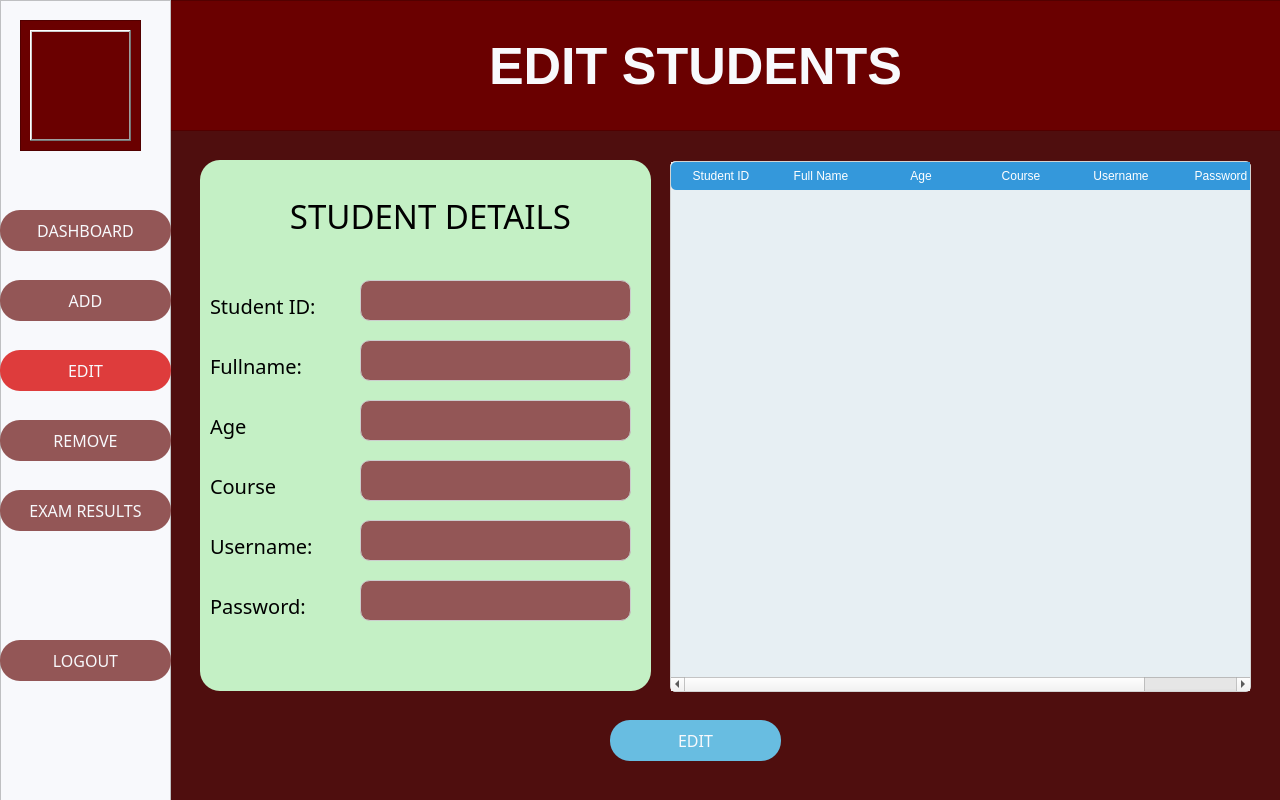
<?xml version="1.0" encoding="UTF-8"?>
<ui version="4.0">
 <class>AdminEdit</class>
 <widget class="QMainWindow" name="AdminEdit">
  <property name="geometry">
   <rect>
    <x>0</x>
    <y>0</y>
    <width>1280</width>
    <height>800</height>
   </rect>
  </property>
  <property name="minimumSize">
   <size>
    <width>1280</width>
    <height>800</height>
   </size>
  </property>
  <property name="maximumSize">
   <size>
    <width>1280</width>
    <height>800</height>
   </size>
  </property>
  <property name="windowTitle">
   <string>MainWindow</string>
  </property>
  <widget class="QWidget" name="centralwidget">
   <property name="styleSheet">
    <string notr="true">QWidget#centralwidget {
	background-color: #4F0E0E;
}</string>
   </property>
   <widget class="QFrame" name="frame1">
    <property name="geometry">
     <rect>
      <x>170</x>
      <y>0</y>
      <width>1111</width>
      <height>131</height>
     </rect>
    </property>
    <property name="styleSheet">
     <string notr="true">QWidget#frame1 {
	background-color: #6A0000;
}</string>
    </property>
    <property name="frameShape">
     <enum>QFrame::StyledPanel</enum>
    </property>
    <property name="frameShadow">
     <enum>QFrame::Raised</enum>
    </property>
    <widget class="QLabel" name="label">
     <property name="geometry">
      <rect>
       <x>170</x>
       <y>30</y>
       <width>711</width>
       <height>71</height>
      </rect>
     </property>
     <property name="font">
      <font>
       <pointsize>39</pointsize>
       <bold>true</bold>
      </font>
     </property>
     <property name="styleSheet">
      <string notr="true">QLabel {
	color: #F8F9FC
}</string>
     </property>
     <property name="text">
      <string>EDIT STUDENTS</string>
     </property>
     <property name="alignment">
      <set>Qt::AlignCenter</set>
     </property>
    </widget>
   </widget>
   <widget class="QFrame" name="frame2">
    <property name="geometry">
     <rect>
      <x>0</x>
      <y>0</y>
      <width>171</width>
      <height>801</height>
     </rect>
    </property>
    <property name="styleSheet">
     <string notr="true">QWidget#frame2 {
	background-color: #F8F9FC;
}</string>
    </property>
    <property name="frameShape">
     <enum>QFrame::StyledPanel</enum>
    </property>
    <property name="frameShadow">
     <enum>QFrame::Raised</enum>
    </property>
    <widget class="QPushButton" name="dashboardButton">
     <property name="geometry">
      <rect>
       <x>0</x>
       <y>210</y>
       <width>171</width>
       <height>41</height>
      </rect>
     </property>
     <property name="font">
      <font>
       <family>Century Gothic</family>
       <pointsize>-1</pointsize>
      </font>
     </property>
     <property name="styleSheet">
      <string notr="true">QPushButton {
    background-color: #935656;
    border: none;
    color: #F8F9FC;
    padding: 10px 20px;
    border-radius: 20px;
    font-size: 16px;
}

QPushButton:hover {
    background-color: #DE3C3C;
	color: white;
}</string>
     </property>
     <property name="text">
      <string>DASHBOARD</string>
     </property>
     <property name="autoDefault">
      <bool>false</bool>
     </property>
     <property name="default">
      <bool>false</bool>
     </property>
     <property name="flat">
      <bool>false</bool>
     </property>
    </widget>
    <widget class="QPushButton" name="addButton">
     <property name="geometry">
      <rect>
       <x>0</x>
       <y>280</y>
       <width>171</width>
       <height>41</height>
      </rect>
     </property>
     <property name="font">
      <font>
       <family>Century Gothic</family>
       <pointsize>-1</pointsize>
      </font>
     </property>
     <property name="styleSheet">
      <string notr="true">QPushButton {
    background-color: #935656;
    border: none;
    color: #F8F9FC;
    padding: 10px 20px;
    border-radius: 20px;
    font-size: 16px;
}

QPushButton:hover {
    background-color: #DE3C3C;
	color: white;
}</string>
     </property>
     <property name="text">
      <string>ADD</string>
     </property>
     <property name="autoDefault">
      <bool>false</bool>
     </property>
     <property name="default">
      <bool>false</bool>
     </property>
     <property name="flat">
      <bool>false</bool>
     </property>
    </widget>
    <widget class="QPushButton" name="editButton">
     <property name="geometry">
      <rect>
       <x>0</x>
       <y>350</y>
       <width>171</width>
       <height>41</height>
      </rect>
     </property>
     <property name="font">
      <font>
       <family>Century Gothic</family>
       <pointsize>-1</pointsize>
      </font>
     </property>
     <property name="styleSheet">
      <string notr="true">QPushButton {
    background-color: #DE3C3C;
    border: none;
    color: #F8F9FC;
    padding: 10px 20px;
    border-radius: 20px;
    font-size: 16px;
}

QPushButton:hover {
    background-color: #DE3C3C;
	color: white;
}</string>
     </property>
     <property name="text">
      <string>EDIT</string>
     </property>
     <property name="autoDefault">
      <bool>false</bool>
     </property>
     <property name="default">
      <bool>false</bool>
     </property>
     <property name="flat">
      <bool>false</bool>
     </property>
    </widget>
    <widget class="QPushButton" name="removeButton">
     <property name="geometry">
      <rect>
       <x>0</x>
       <y>420</y>
       <width>171</width>
       <height>41</height>
      </rect>
     </property>
     <property name="font">
      <font>
       <family>Century Gothic</family>
       <pointsize>-1</pointsize>
      </font>
     </property>
     <property name="styleSheet">
      <string notr="true">QPushButton {
    background-color: #935656;
    border: none;
    color: #F8F9FC;
    padding: 10px 20px;
    border-radius: 20px;
    font-size: 16px;
}

QPushButton:hover {
    background-color: #DE3C3C;
	color: white;
}</string>
     </property>
     <property name="text">
      <string>REMOVE</string>
     </property>
     <property name="autoDefault">
      <bool>false</bool>
     </property>
     <property name="default">
      <bool>false</bool>
     </property>
     <property name="flat">
      <bool>false</bool>
     </property>
    </widget>
    <widget class="QPushButton" name="logoutButton">
     <property name="geometry">
      <rect>
       <x>0</x>
       <y>640</y>
       <width>171</width>
       <height>41</height>
      </rect>
     </property>
     <property name="font">
      <font>
       <family>Century Gothic</family>
       <pointsize>-1</pointsize>
      </font>
     </property>
     <property name="styleSheet">
      <string notr="true">QPushButton {
    background-color: #935656;
    border: none;
    color: #F8F9FC;
    padding: 10px 20px;
    border-radius: 20px;
    font-size: 16px;
}

QPushButton:hover {
    background-color: #DE3C3C;
	color: white;
}</string>
     </property>
     <property name="text">
      <string>LOGOUT</string>
     </property>
     <property name="autoDefault">
      <bool>false</bool>
     </property>
     <property name="default">
      <bool>false</bool>
     </property>
     <property name="flat">
      <bool>false</bool>
     </property>
    </widget>
    <widget class="QFrame" name="frame">
     <property name="geometry">
      <rect>
       <x>20</x>
       <y>20</y>
       <width>121</width>
       <height>131</height>
      </rect>
     </property>
     <property name="styleSheet">
      <string notr="true">QWidget#frame {
	background-color: #6A0000;
}</string>
     </property>
     <property name="frameShape">
      <enum>QFrame::StyledPanel</enum>
     </property>
     <property name="frameShadow">
      <enum>QFrame::Raised</enum>
     </property>
     <widget class="QLabel" name="adminIcon">
      <property name="geometry">
       <rect>
        <x>10</x>
        <y>10</y>
        <width>101</width>
        <height>111</height>
       </rect>
      </property>
      <property name="frameShape">
       <enum>QFrame::WinPanel</enum>
      </property>
      <property name="frameShadow">
       <enum>QFrame::Raised</enum>
      </property>
      <property name="text">
       <string/>
      </property>
      <property name="pixmap">
       <pixmap>images/exam.png</pixmap>
      </property>
      <property name="scaledContents">
       <bool>true</bool>
      </property>
     </widget>
    </widget>
    <widget class="QPushButton" name="examResultsButton">
     <property name="geometry">
      <rect>
       <x>0</x>
       <y>490</y>
       <width>171</width>
       <height>41</height>
      </rect>
     </property>
     <property name="font">
      <font>
       <family>Century Gothic</family>
       <pointsize>-1</pointsize>
      </font>
     </property>
     <property name="styleSheet">
      <string notr="true">QPushButton {
    background-color: #935656;
    border: none;
    color: #F8F9FC;
    padding: 10px 20px;
    border-radius: 20px;
    font-size: 16px;
}

QPushButton:hover {
    background-color: #DE3C3C;
	color: white;
}</string>
     </property>
     <property name="text">
      <string>EXAM RESULTS</string>
     </property>
     <property name="autoDefault">
      <bool>false</bool>
     </property>
     <property name="default">
      <bool>false</bool>
     </property>
     <property name="flat">
      <bool>false</bool>
     </property>
    </widget>
   </widget>
   <widget class="QPushButton" name="editToDb">
    <property name="geometry">
     <rect>
      <x>610</x>
      <y>720</y>
      <width>171</width>
      <height>41</height>
     </rect>
    </property>
    <property name="font">
     <font>
      <family>Century Gothic</family>
      <pointsize>-1</pointsize>
     </font>
    </property>
    <property name="styleSheet">
     <string notr="true">QPushButton {
    background-color: #68BDE1;
    border: none;
    color: #F8F9FC;
    padding: 10px 20px;
    border-radius: 20px;
    font-size: 16px;
}

QPushButton:hover {
    background-color: #DE3C3C;
	color: white;
}</string>
    </property>
    <property name="text">
     <string>EDIT</string>
    </property>
    <property name="autoDefault">
     <bool>false</bool>
    </property>
    <property name="default">
     <bool>false</bool>
    </property>
    <property name="flat">
     <bool>false</bool>
    </property>
   </widget>
   <widget class="QTableWidget" name="tableWidget">
    <property name="geometry">
     <rect>
      <x>670</x>
      <y>161</y>
      <width>581</width>
      <height>531</height>
     </rect>
    </property>
    <property name="styleSheet">
     <string notr="true">QTableWidget {
    background-color: #E7EFF3;
    border: 1px solid #d3d3d3;
    border-radius: 5px;
}

QTableWidget::item {
    padding: 5px;
}

QTableWidget::item:selected {
    background-color: #a3d2ca;
    color: #ffffff;
}

QTableWidget::item:hover {
    background-color: #e8f6f3;
}

QHeaderView::section {
    background-color: #3498db;
    color: #ffffff;
    padding: 5px;
    border: none;
}

QHeaderView::section:checked {
    background-color: #2ecc71;
}

QHeaderView::section:checked:disabled {
    background-color: #95a5a6;
}

QHeaderView::section::vertical::first {
    border-top-left-radius: 5px;
}

QHeaderView::section::vertical::last {
    border-top-right-radius: 5px;
}

QHeaderView::section::horizontal::first {
    border-top-left-radius: 5px;
    border-bottom-left-radius: 5px;
}

QHeaderView::section::horizontal::last {
    border-top-right-radius: 5px;
    border-bottom-right-radius: 5px;
}
</string>
    </property>
    <column>
     <property name="text">
      <string>Student ID</string>
     </property>
    </column>
    <column>
     <property name="text">
      <string>Full Name</string>
     </property>
    </column>
    <column>
     <property name="text">
      <string>Age</string>
     </property>
    </column>
    <column>
     <property name="text">
      <string>Course</string>
     </property>
    </column>
    <column>
     <property name="text">
      <string>Username</string>
     </property>
    </column>
    <column>
     <property name="text">
      <string>Password</string>
     </property>
    </column>
   </widget>
   <widget class="QFrame" name="frame_2">
    <property name="geometry">
     <rect>
      <x>200</x>
      <y>160</y>
      <width>451</width>
      <height>531</height>
     </rect>
    </property>
    <property name="styleSheet">
     <string notr="true">QFrame {
	background-color: #C4F0C5;
	border-radius: 20px;
}</string>
    </property>
    <property name="frameShape">
     <enum>QFrame::StyledPanel</enum>
    </property>
    <property name="frameShadow">
     <enum>QFrame::Raised</enum>
    </property>
    <widget class="QLineEdit" name="studentIdLine">
     <property name="geometry">
      <rect>
       <x>160</x>
       <y>120</y>
       <width>271</width>
       <height>41</height>
      </rect>
     </property>
     <property name="font">
      <font>
       <family>Century Gothic</family>
       <pointsize>11</pointsize>
      </font>
     </property>
     <property name="styleSheet">
      <string notr="true">QLineEdit {
	background-color: #935656;
	border: 1px solid #ccc;
	border-radius: 10px;
	color: #F8F9FC;
	selection-background-color: #DE3C3C;
}</string>
     </property>
     <property name="inputMask">
      <string/>
     </property>
     <property name="text">
      <string/>
     </property>
     <property name="frame">
      <bool>true</bool>
     </property>
    </widget>
    <widget class="QLabel" name="label_2">
     <property name="geometry">
      <rect>
       <x>90</x>
       <y>30</y>
       <width>281</width>
       <height>51</height>
      </rect>
     </property>
     <property name="font">
      <font>
       <family>Century Gothic</family>
       <pointsize>25</pointsize>
      </font>
     </property>
     <property name="text">
      <string>STUDENT DETAILS</string>
     </property>
     <property name="alignment">
      <set>Qt::AlignCenter</set>
     </property>
    </widget>
    <widget class="QLabel" name="label_3">
     <property name="geometry">
      <rect>
       <x>10</x>
       <y>120</y>
       <width>141</width>
       <height>51</height>
      </rect>
     </property>
     <property name="font">
      <font>
       <family>Century Gothic</family>
       <pointsize>15</pointsize>
      </font>
     </property>
     <property name="text">
      <string>Student ID:</string>
     </property>
     <property name="alignment">
      <set>Qt::AlignLeading|Qt::AlignLeft|Qt::AlignVCenter</set>
     </property>
    </widget>
    <widget class="QLabel" name="label_4">
     <property name="geometry">
      <rect>
       <x>10</x>
       <y>180</y>
       <width>141</width>
       <height>51</height>
      </rect>
     </property>
     <property name="font">
      <font>
       <family>Century Gothic</family>
       <pointsize>15</pointsize>
      </font>
     </property>
     <property name="text">
      <string>Fullname:</string>
     </property>
     <property name="alignment">
      <set>Qt::AlignLeading|Qt::AlignLeft|Qt::AlignVCenter</set>
     </property>
    </widget>
    <widget class="QLineEdit" name="fullNameLine">
     <property name="geometry">
      <rect>
       <x>160</x>
       <y>180</y>
       <width>271</width>
       <height>41</height>
      </rect>
     </property>
     <property name="font">
      <font>
       <family>Century Gothic</family>
       <pointsize>11</pointsize>
      </font>
     </property>
     <property name="styleSheet">
      <string notr="true">QLineEdit {
	background-color: #935656;
	border: 1px solid #ccc;
	border-radius: 10px;
	color: #F8F9FC;
	selection-background-color: #DE3C3C;
}</string>
     </property>
     <property name="inputMask">
      <string/>
     </property>
     <property name="text">
      <string/>
     </property>
     <property name="frame">
      <bool>true</bool>
     </property>
    </widget>
    <widget class="QLabel" name="label_5">
     <property name="geometry">
      <rect>
       <x>10</x>
       <y>360</y>
       <width>141</width>
       <height>51</height>
      </rect>
     </property>
     <property name="font">
      <font>
       <family>Century Gothic</family>
       <pointsize>15</pointsize>
      </font>
     </property>
     <property name="text">
      <string>Username:</string>
     </property>
     <property name="alignment">
      <set>Qt::AlignLeading|Qt::AlignLeft|Qt::AlignVCenter</set>
     </property>
    </widget>
    <widget class="QLineEdit" name="usernameLine">
     <property name="geometry">
      <rect>
       <x>160</x>
       <y>360</y>
       <width>271</width>
       <height>41</height>
      </rect>
     </property>
     <property name="font">
      <font>
       <family>Century Gothic</family>
       <pointsize>11</pointsize>
      </font>
     </property>
     <property name="styleSheet">
      <string notr="true">QLineEdit {
	background-color: #935656;
	border: 1px solid #ccc;
	border-radius: 10px;
	color: #F8F9FC;
	selection-background-color: #DE3C3C;
}</string>
     </property>
     <property name="inputMask">
      <string/>
     </property>
     <property name="text">
      <string/>
     </property>
     <property name="frame">
      <bool>true</bool>
     </property>
    </widget>
    <widget class="QLabel" name="label_6">
     <property name="geometry">
      <rect>
       <x>10</x>
       <y>420</y>
       <width>141</width>
       <height>51</height>
      </rect>
     </property>
     <property name="font">
      <font>
       <family>Century Gothic</family>
       <pointsize>15</pointsize>
      </font>
     </property>
     <property name="text">
      <string>Password:</string>
     </property>
     <property name="alignment">
      <set>Qt::AlignLeading|Qt::AlignLeft|Qt::AlignVCenter</set>
     </property>
    </widget>
    <widget class="QLineEdit" name="passwordLine">
     <property name="geometry">
      <rect>
       <x>160</x>
       <y>420</y>
       <width>271</width>
       <height>41</height>
      </rect>
     </property>
     <property name="font">
      <font>
       <family>Century Gothic</family>
       <pointsize>11</pointsize>
      </font>
     </property>
     <property name="styleSheet">
      <string notr="true">QLineEdit {
	background-color: #935656;
	border: 1px solid #ccc;
	border-radius: 10px;
	color: #F8F9FC;
	selection-background-color: #DE3C3C;
}</string>
     </property>
     <property name="inputMask">
      <string/>
     </property>
     <property name="text">
      <string/>
     </property>
     <property name="frame">
      <bool>true</bool>
     </property>
    </widget>
    <widget class="QLabel" name="label_7">
     <property name="geometry">
      <rect>
       <x>10</x>
       <y>240</y>
       <width>141</width>
       <height>51</height>
      </rect>
     </property>
     <property name="font">
      <font>
       <family>Century Gothic</family>
       <pointsize>15</pointsize>
      </font>
     </property>
     <property name="text">
      <string>Age</string>
     </property>
     <property name="alignment">
      <set>Qt::AlignLeading|Qt::AlignLeft|Qt::AlignVCenter</set>
     </property>
    </widget>
    <widget class="QLineEdit" name="ageLine">
     <property name="geometry">
      <rect>
       <x>160</x>
       <y>240</y>
       <width>271</width>
       <height>41</height>
      </rect>
     </property>
     <property name="font">
      <font>
       <family>Century Gothic</family>
       <pointsize>11</pointsize>
      </font>
     </property>
     <property name="styleSheet">
      <string notr="true">QLineEdit {
	background-color: #935656;
	border: 1px solid #ccc;
	border-radius: 10px;
	color: #F8F9FC;
	selection-background-color: #DE3C3C;
}</string>
     </property>
     <property name="inputMask">
      <string/>
     </property>
     <property name="text">
      <string/>
     </property>
     <property name="frame">
      <bool>true</bool>
     </property>
    </widget>
    <widget class="QLabel" name="label_8">
     <property name="geometry">
      <rect>
       <x>10</x>
       <y>300</y>
       <width>141</width>
       <height>51</height>
      </rect>
     </property>
     <property name="font">
      <font>
       <family>Century Gothic</family>
       <pointsize>15</pointsize>
      </font>
     </property>
     <property name="text">
      <string>Course</string>
     </property>
     <property name="alignment">
      <set>Qt::AlignLeading|Qt::AlignLeft|Qt::AlignVCenter</set>
     </property>
    </widget>
    <widget class="QLineEdit" name="courseLine">
     <property name="geometry">
      <rect>
       <x>160</x>
       <y>300</y>
       <width>271</width>
       <height>41</height>
      </rect>
     </property>
     <property name="font">
      <font>
       <family>Century Gothic</family>
       <pointsize>11</pointsize>
      </font>
     </property>
     <property name="styleSheet">
      <string notr="true">QLineEdit {
	background-color: #935656;
	border: 1px solid #ccc;
	border-radius: 10px;
	color: #F8F9FC;
	selection-background-color: #DE3C3C;
}</string>
     </property>
     <property name="inputMask">
      <string/>
     </property>
     <property name="text">
      <string/>
     </property>
     <property name="frame">
      <bool>true</bool>
     </property>
    </widget>
   </widget>
  </widget>
 </widget>
 <resources/>
 <connections/>
</ui>
